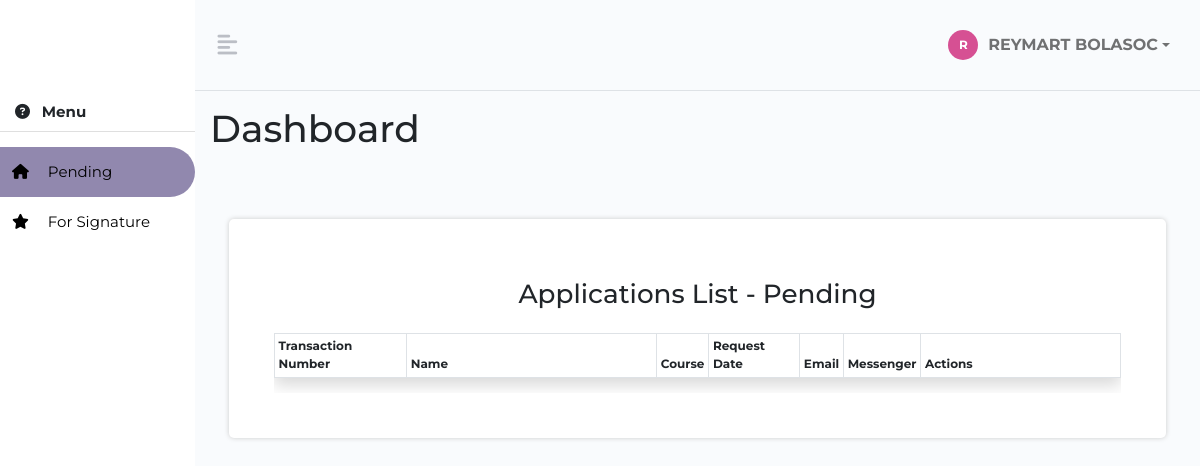
/udashboard.php (signed in), run on an earlier commit of the app's database.
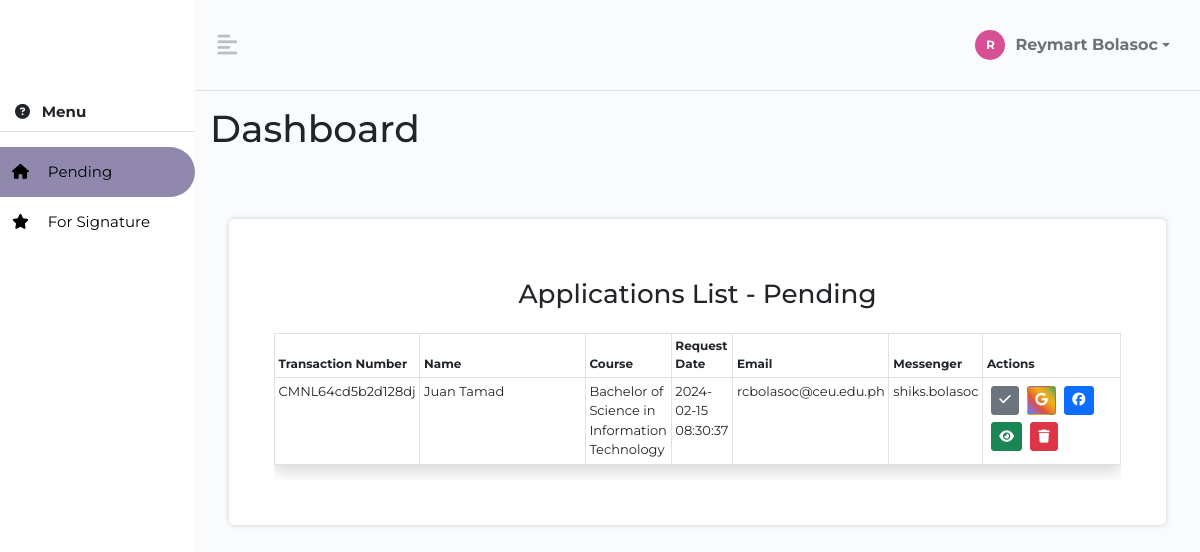
And on a later commit of the database.
### tables this page shows
CREATE TABLE IF NOT EXISTS `tbl_accounts` (
  `id` int(10) UNSIGNED NOT NULL AUTO_INCREMENT,
  `username` varchar(20) DEFAULT NULL,
  `password` varchar(64) DEFAULT NULL,
  `salt` varchar(32) DEFAULT NULL,
  `name` varchar(50) DEFAULT NULL,
  `joined` datetime DEFAULT NULL,
  `groups` int(11) DEFAULT NULL,
  `colleges` varchar(100) DEFAULT NULL,
  `quote` varchar(20) DEFAULT NULL,
  `dp` longblob,
  `nm` varchar(255) DEFAULT NULL,
  `mm` varchar(255) DEFAULT NULL,
  `email` varchar(120) DEFAULT NULL,
  `diploma` tinyint(1) NOT NULL DEFAULT '0',
  `last_assigned` datetime DEFAULT NULL,
  `status` tinyint(1) NOT NULL DEFAULT '1',
  PRIMARY KEY (`id`)
);

CREATE TABLE IF NOT EXISTS `tbl_transaction` (
  `id` int(11) NOT NULL AUTO_INCREMENT,
  `transactionid` varchar(255) NOT NULL,
  `stdn` varchar(255) NOT NULL,
  `yeargrad` varchar(255) NOT NULL,
  `status` varchar(255) NOT NULL,
  `fullname` varchar(255) NOT NULL,
  `course` varchar(255) NOT NULL,
  `reason` varchar(255) NOT NULL,
  `contactnumber` varchar(255) NOT NULL,
  `emailaddress` varchar(255) NOT NULL,
  `facebook` varchar(255) NOT NULL,
  `dateapp` datetime NOT NULL DEFAULT CURRENT_TIMESTAMP,
  `remarks` varchar(255) NOT NULL DEFAULT 'PENDING',
  `dateconfirmed` datetime DEFAULT NULL,
  `paymentdate` datetime DEFAULT NULL,
  `signeddate` datetime DEFAULT NULL,
  `releasedate` datetime DEFAULT NULL,
  `points` double NOT NULL,
  `price` double NOT NULL,
  `specialinstruction` text,
  `assignee` varchar(255) DEFAULT NULL,
  `summary` text,
  `info` varchar(255) DEFAULT NULL,
  PRIMARY KEY (`id`)
);

### resource/php/class/Conf.php (called while the page is built)
<?php
class Conf{
    public static function get($path=null){
        if($path){
            $config = $GLOBALS['config'];
            $path = explode('/',$path);
            foreach ($path as $bit) {
                if(isset($config[$bit])){
                    $config = $config[$bit];
                }
            }
            return $config;
        }
    }
}
 ?>

### resource/php/class/DB.php (called while the page is built, shortened)
<?php
class DB{
    private static $_instance = null;
    private $_pdo,
            $_query,
            $_error=false,
            $_result,
            $_count= 0;
    private function __construct() {
        try {
            $this->_pdo = new PDO('mysql:host='.Conf::get('mysql/host').';dbname='.Conf::get('mysql/db'),Conf::get('mysql/username'),Conf::get('mysql/password'));
        } catch (PDOException $e) {
            die($e->getMessage());
        }
    }
    public static function getInstance(){
        if(!isset(self::$_instance)){
            self::$_instance = new DB();
        }
        return self::$_instance;
    }
    public function query ($sql,$params =array()){
        $this-> _error = false;
        if($this->_query = $this->_pdo->prepare($sql)){
            $x=1;
            if(count($params)){
                foreach ($params as $param) {
                    $this->_query->bindValue($x,$param);
                    $x++;
                }
            }
        }
        if($this->_query->execute()){
            $this->_result = $this->_query->fetchAll(PDO::FETCH_OBJ);
            $this->_count = $this->_query->rowCount();
        }else{
            $this->_error = true;
        }
        return $this;
    }
    public function error(){
        return $this->_error;
    }
    public function action($action,$table,$where=array()){
        if(count($where) ===3){
            $operators = array('=','>','<','>=','<=');
            $field      =$where[0];
            $operator   =$where[1];
            $value      =$where[2];
            if(in_array($operator,$operators)){
                $sql ="{$action} FROM {$table} WHERE {$field}{$operator} ?";
                if(!$this->query($sql, array($value))->error()){
                    return $this;
                }
            }
        }
        return false;
    }
    public function get($table,$where){
        return $this->action('SELECT *',$table, $where);
    }
    public function count(){
        return $this->_count;
    }
    public function result(){
        return $this->_result;
    }
    public function first(){
        return $this->result()[0];
    }
}
?>

### resource/php/class/user.php (called while the page is built, shortened)
<?php
class user{
    private $_db,
            $_data,
            $_sessionName,
            $_cookieName,
            $_isLoggedIn;
    public function __construct($user = null){
        $this->_db = DB::getInstance();
        $this->_sessionName= Conf::get('session/session_name');
        if(!$user){
            if(Session::exists($this->_sessionName)){
                $user= Session::get($this->_sessionName);
                if($this->find($user)){
                    $this->_isLoggedIn = true;
                }else{
                }
            }
        }else {
            $this->find($user);
        }
    }
    public function find($user=null){
        if($user){
            $field=(is_numeric($user)) ? 'id' :'username';
            $data = $this->_db->get('tbl_accounts',array($field,'=',$user));
            if($data->count()){
                $this->_data = $data->first();
                return true;
            }
        }
        return false;
    }
    public function data(){
        return $this->_data;
    }
}
 ?>

### resource/php/class/Session.php (called while the page is built, shortened)
<?php
class Session{
    public static function exists($name){
        return (isset($_SESSION[$name])) ? true : false;
    }
    public static function get($name){
        return $_SESSION[$name];
    }
}
 ?>

### resource/php/class/viewtable.php (the view, shortened to what this page needs)
<?php
class viewtable extends config{
  public function kcej_rTrans()
  {
    $user = new user();
    $assignee = $user->data()->id;
    $con = $this->con();
    $sql = "SELECT *, 'reg' as `apptype` from `tbl_transaction` WHERE `assignee` = '$assignee' AND `remarks` = 'ASSIGNED'";
    $data= $con->prepare($sql);
    $data->execute();
    $result = $data->fetchAll(PDO::FETCH_ASSOC);
    echo "<h3 class='text-center p-3'> Applications List - Pending </h3>";
    echo "<div class='table-responsive'>";
    echo "<table id='scholartable' class='table table-bordered table-sm table-bordered table-hover shadow display' width='100%' style='font-size: 12px'>";
    echo "<thead class='thead-dark'>";
    echo "<th>Transaction Number</th>";
    echo "<th style='width: 250px;'>Name</th>";
    echo "<th>Course</th>";
    echo "<th>Request Date</th>";
    echo "<th>Email</th>";
    echo "<th>Messenger</th>";
    echo "<th style='width: 200px;'>Actions</th>";
    echo "</thead>";
    foreach ($result as $data) {
    echo "<tr style='font-size: 13px'>";
    echo "<td>$data[transactionid]</td>";
    echo "<td>$data[fullname]</td>";
    echo "<td>$data[course]</td>";
    echo "<td>$data[dateapp]</td>";
    echo "<td>$data[emailaddress]</td>";
    if(empty($data['facebook'])){
      echo "<td>No Data</td>";
    }else{
      echo "<td>$data[facebook]</td>";
    }
    echo "<td><a href='actions.php?transactionID=".$data['transactionid']."&state=1&type=".$data['apptype']."&landing=udash' class='btn btn-sm  btn-secondary m-1' data-toggle='tooltip' data-placement='top' title='Set as For Signature'><i class='fa-solid fa-check'></i></a>";
    echo "<a href='https://mail.google.com/mail/?view=cm&fs=1&to=$data[emailaddress]&su= $data[fullname] - CEU Document Request -  $data[transactionid]' target='_blank' class='btn btn-sm  btn-google m-1' data-toggle='tooltip' data-placement='top' title='Open Gmail'><i class='fa-brands fa-google'></i></a>";
     if(empty($data['facebook'])){
            echo "<a href='#' class='btn btn-sm  btn-secondary m-1 disabled' data-toggle='tooltip' data-placement='top' title='FB'><i class='fa-brands fa-facebook' disabled></i></a>";
    }else{
      echo "<a href='https://www.messenger.com/t/$data[facebook]' target='__blank' class='btn btn-sm  btn-primary m-1' data-toggle='tooltip' data-placement='top' title='FB'><i class='fa-brands fa-facebook'></i></a>";
          }
    echo       "<a href='info.php?tID=".$data['transactionid']."&type=".$data['apptype']."' class='btn btn-sm  btn-success m-1' target='_blank' data-toggle='tooltip' data-placement='top' title='View Request Details'><i class='fa-solid fa-eye'></i></a>
                <a href='#' class='btn btn-sm btn-danger remove-request' data-bs-toggle='modal' data-bs-target='#confirmationModal' data-transaction-id='$data[transactionid]' data-toggle='tooltip' data-placement='top' title='Remove Request'><i class='fa-solid fa-trash'></i></a>
                    </td>";
    }
  }
}

### udashboard.php (shortened to what this page needs)
<?php
$table = new viewtable();
$user = new user();
?>
<!DOCTYPE html>
<html lang="en" dir="ltr">
<head>
    <link href="https://cdn.jsdelivr.net/npm/bootstrap@5.0.2/dist/css/bootstrap.min.css" rel="stylesheet"
>
    <link rel="stylesheet" href="resource/css/kcej_styles.css" type="text/css">
</head>
<body>
    <header>
        <div class="d-flex" id="wrapper">
            <div class="bg-white" id="sidebar-wrapper">
                <div class="sidebar-heading text-center py-4 primary-text fs-4 fw-bold text-uppercase">
                </div>
                <div class="list-group list-group-flush my-3">
                    <a class="list-group-item list-group-item-action fw-bold">
                        <i class="fas fa-question-circle me-2"></i> Menu</a>
                    <div class="item mt-3">
                        <a class="sub-btn bg-selected" href="udashboard"><i class="fa-solid fa-house"></i> Pending </a>
                    </div>
                    <div class="item">
                        <a class="sub-btn" href="udashboardfs"><i class="fa-solid fa-star"></i> For Signature </a>
                    </div>
                </div>
            </div>
            <div id="page-content-wrapper">
                <nav class="navbar navbar-expand-lg navbar-light bg-transparent py-4 px-4 border-bottom">
                    <div class="d-flex align-items-center">
                        <i class="fas fa-align-left primary-text fs-4 me-3" id="menu-toggle"></i>
                    </div>
                    <div class="collapse navbar-collapse" id="navbarSupportedContent">
                        <ul class="navbar-nav  ms-auto mb-2 mb-lg-0">
                            <li class="nav-item dropdown ">
                                <a href="#" class="nav-link dropdown-toggle second-text fw-bold username"
                                    id="navbarDropdown" role="button" data-bs-toggle="dropdown" aria-expanded="false">
                                    <span class="avatar">
                                        <?php echo substr($user->data()->name, 0, 1); ?>
                                    </span>
                                    <?php echo $user->data()->name; ?>
                                </a>
                            </li>
                        </ul>
                    </div>
                </nav>
                <div class="p-3">
                    <h1>Dashboard</h1>
                </div>
                <div class="container-fluid p-5">
                    <div class="row">
                        <div class="col-md p-5 content">
                            <?php $table->kcej_rTrans(); ?>
                        </div>
                    </div>
                </div>
            </div>
        </div>
        </div>
    </header>
</body>
</html>

### resource/css/kcej_styles.css (style rules this page uses)
* { margin:0; padding:0; font-family: 'Montserrat', "sans-serif"; scroll-behavior: smooth; box-sizing: border-box; }
html { background-color: white; color:#555; font-family: "Montserrat", "sans-serif"; font-size: 15px; text-rendering: optimizeLegibility; scroll-behavior: smooth; }
body { animation: fadeInAnimation ease 1.5s; animation-iteration-count: 1; animation-fill-mode: forwards; }
.bg-selected { background-color: rgba(36, 18, 94, 0.5); border-radius: 100px 9999px 9999px 100px; }
.avatar { width: 30px; height: 30px; border-radius: 50%; display: flex; align-items: center; justify-content: center; font-size: 12px; font-weight: bold; color: white; background: rgba(214, 80, 147, 1); margin-right: 10px; }
.username { font-size: 16px; display: flex; align-items: center; }
:root { --main-bg-color:#24125f; --main-text-color: #bbbec5; --second-text-color: #bbbec5; --second-bg-color: #c1efde; }
.primary-text { color: var(--main-text-color); }
.second-text { color: var(--second-text-color); }
.content { height: 100%; background-color: white; border-radius: 5px; -moz-box-shadow: 0 0 3px #ccc; -webkit-box-shadow: 0 0 3px #ccc; box-shadow: 0 0 5px #ccc; }
table { font-size: 12px; }
.btn-google { background-image: linear-gradient(45deg, hsl(217deg 89% 61%) 0%, hsl(246deg 50% 64%) 9%, hsl(298deg 28% 53%) 18%, hsl(344deg 51% 56%) 27%, hsl(11deg 72% 54%) 36%, hsl(25deg 78% 53%) 45%, hsl(34deg 84% 53%) 55%, hsl(42deg 90% 51%) 64%, hsl(45deg 73% 51%) 73%, hsl(55deg 51% 47%) 82%, hsl(84deg 37% 47%) 91%, hsl(151deg 83% 34%) 100%); color: white; }
#wrapper { overflow-x: hidden; background-image: linear-gradient( to right, #F9fbfd, #F9fbfd, #F9fbfd, #F9fbfd, #F9fbfd ); }
#sidebar-wrapper { min-height: 93vh; margin-left: -13rem; transition: margin 0.25s ease-out; }
#sidebar-wrapper .sidebar-heading { padding: 0; }
#page-content-wrapper { min-width: 100vw; }
#menu-toggle { cursor: pointer; }
#sidebar-wrapper .list-group { width: 13rem; }
#sidebar-wrapper .list-group .item { position: relative; cursor: pointer; }
#sidebar-wrapper .list-group .item a { color: #000; text-decoration: none; display: block; padding: 5px 12px; line-height: 40px; }
#sidebar-wrapper .list-group .item i { margin-right: 15px; }
@media (min-width: 768px) { #sidebar-wrapper { margin-left: 0; } }
@media (min-width: 768px) { #page-content-wrapper { min-width: 0; width: 100%; } }

What changed in the data, as far as the page shows it:
changed tbl_accounts: name "REYMART BOLASOC" → "Reymart Bolasoc"
added tbl_transaction: transactionid "CMNL64cd5b2d128dj", fullname "Juan Tamad", course "Bachelor of Science in Information Technology", dateapp "2024-02-15 08:30:37", emailaddress "rcbolasoc@ceu.edu.ph", facebook "shiks.bolasoc"
